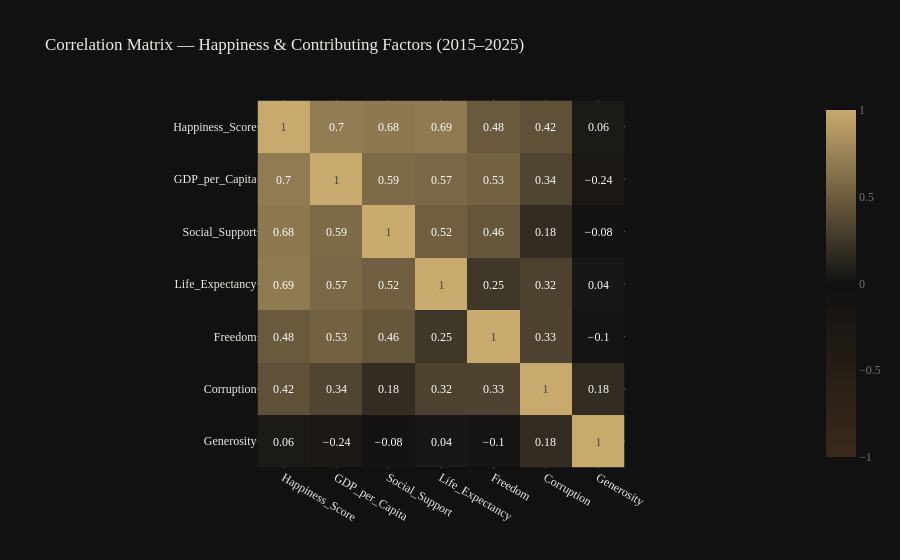

The cell this chart's notebook holds for it:
### Markdown cell above
### 4. Correlation Matrix — Happiness & Contributing Factors

Across all years and countries, three factors stand out as the strongest correlates of happiness: **GDP per capita, social support, and life expectancy**. Corruption shows the strongest *negative* correlation — countries where citizens distrust institutions score markedly lower.

Generosity and freedom show weaker but still positive relationships, suggesting they matter more at the margin once basic material and social needs are met.

### Code cell
# Visualization 4 — Correlation matrix: happiness vs contributing factors
corr_cols = ['Happiness_Score','GDP_per_Capita','Social_Support','Life_Expectancy','Freedom','Corruption','Generosity']
correlation_matrix = master_df[corr_cols].corr().round(2)

fig = px.imshow(
    correlation_matrix,
    color_continuous_scale=[[0,'#3a2a1a'],[0.5,'#111111'],[1,'#c8a96e']],
    title='Correlation Matrix — Happiness & Contributing Factors (2015–2025)',
    text_auto=True,
    zmin=-1, zmax=1,
)
fig.update_layout(**DARK, xaxis_title='', yaxis_title='',
                  coloraxis_colorbar=dict(tickfont=dict(color='#7a7570')))
fig.show()

### Figure 1 — Plotly figure (JSON) as saved in the notebook; plotly's stock layout.template omitted (floating-point values rounded to 4 significant figures)
{"data": [{"coloraxis": "coloraxis", "hovertemplate": "x: %{x}<br>y: %{y}<br>color: %{z}<extra></extra>", "name": "0", "texttemplate": "%{z}", "type": "heatmap", "x": ["Happiness_Score", "GDP_per_Capita", "Social_Support", "Life_Expectancy", "Freedom", "Corruption", "Generosity"], "xaxis": "x", "y": ["Happiness_Score", "GDP_per_Capita", "Social_Support", "Life_Expectancy", "Freedom", "Corruption", "Generosity"], "yaxis": "y", "z": [[1.0, 0.7, 0.68, 0.69, 0.48, 0.42, 0.06], [0.7, 1.0, 0.59, 0.57, 0.53, 0.34, -0.24], [0.68, 0.59, 1.0, 0.52, 0.46, 0.18, -0.08], [0.69, 0.57, 0.52, 1.0, 0.25, 0.32, 0.04], [0.48, 0.53, 0.46, 0.25, 1.0, 0.33, -0.1], [0.42, 0.34, 0.18, 0.32, 0.33, 1.0, 0.18], [0.06, -0.24, -0.08, 0.04, -0.1, 0.18, 1.0]]}], "layout": {"coloraxis": {"cmax": 1, "cmin": -1, "colorbar": {"tickfont": {"color": "#7a7570"}}, "colorscale": [[0, "#3a2a1a"], [0.5, "#111111"], [1, "#c8a96e"]]}, "font": {"color": "#f0ece4", "family": "IBM Plex Mono"}, "paper_bgcolor": "#111111", "plot_bgcolor": "#111111", "title": {"text": "Correlation Matrix — Happiness & Contributing Factors (2015–2025)"}, "xaxis": {"anchor": "y", "constrain": "domain", "domain": [0, 1], "scaleanchor": "y", "title": {"text": ""}}, "yaxis": {"anchor": "x", "autorange": "reversed", "constrain": "domain", "domain": [0, 1], "title": {"text": ""}}}}
